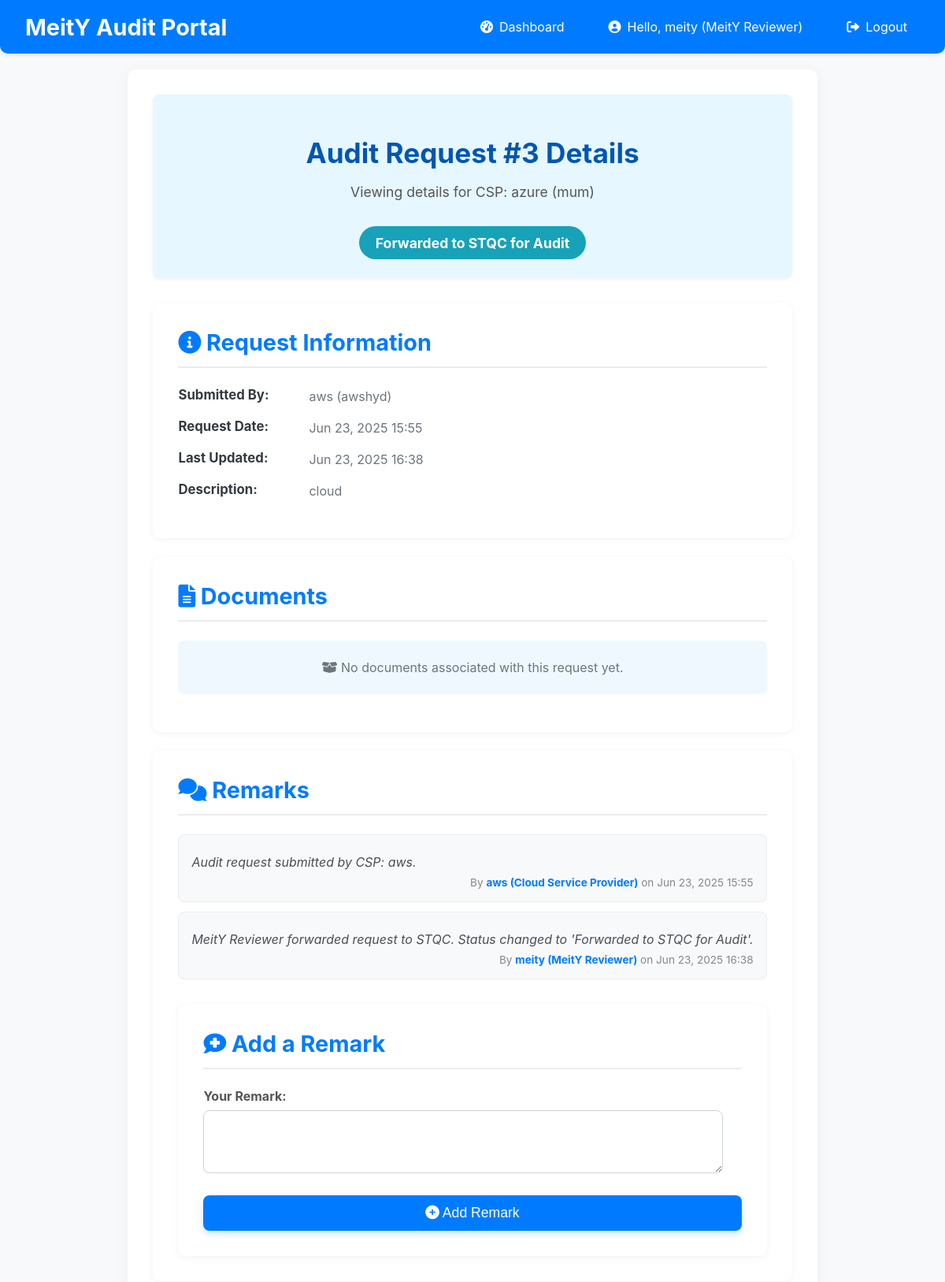
The app's page /audit-requests/3/ (signed in, upper part), older data.
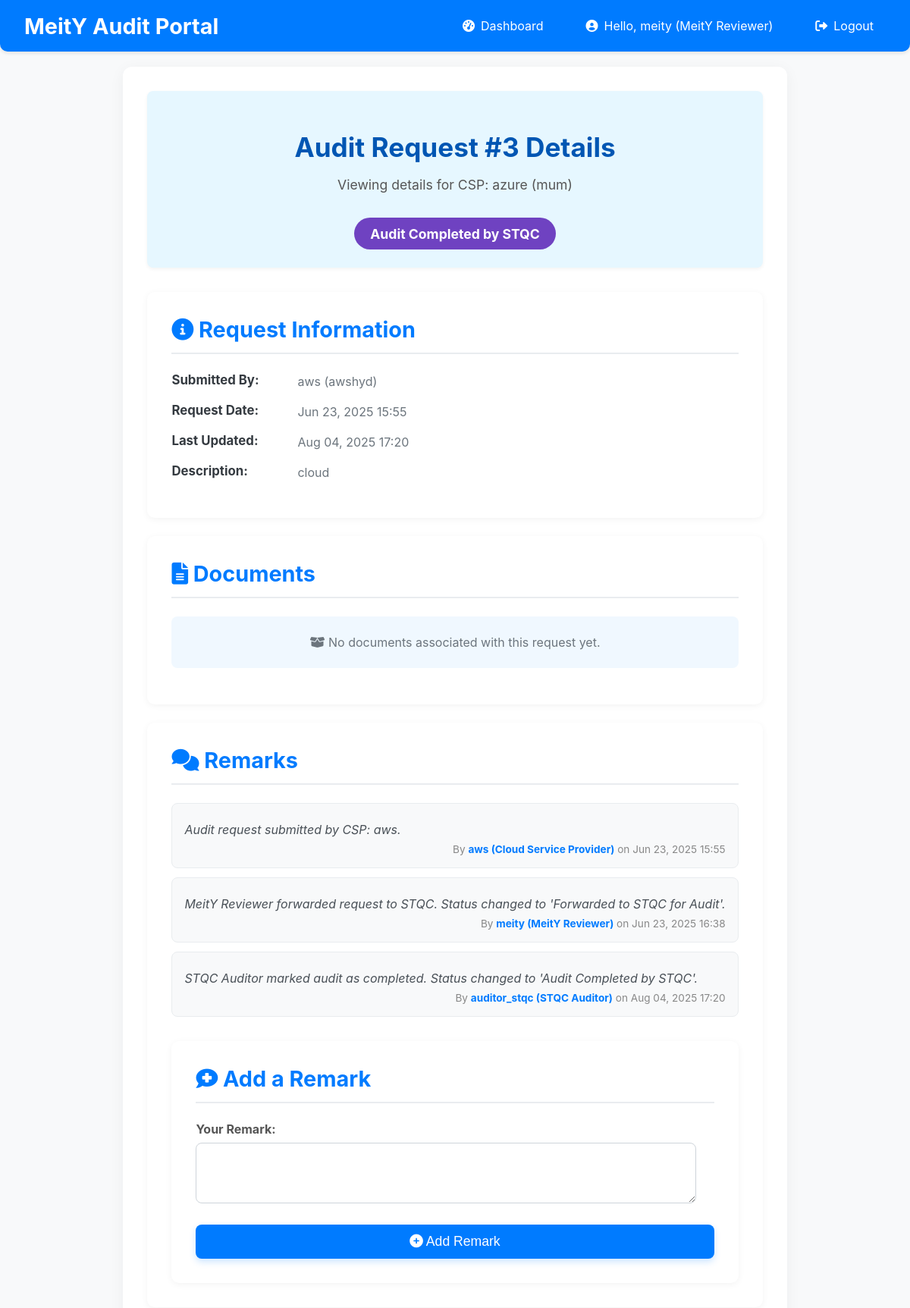
The same page, newer data.
### audit_management/models.py (models this page shows, shortened)
class AuditRequest(models.Model):
    STATUS_CHOICES = (
        ('Submitted_by_CSP', 'Submitted by CSP'), # Initial state
        ('Forwarded_to_STQC', 'Forwarded to STQC for Audit'), # After MeitY Reviewer forwards
        ('Audit_Completed_by_STQC', 'Audit Completed by STQC'), # After STQC Auditor completes
        ('Approved_by_ScientistF', 'Approved by Scientist F'), # Final approval
        ('Rejected_by_ScientistF', 'Rejected by Scientist F'), # Final rejection
    )
    csp = models.ForeignKey(settings.AUTH_USER_MODEL, on_delete=models.CASCADE,
                            limit_choices_to={'role': 'CSP'}, related_name='audit_requests')
    service_provider_name = models.CharField(max_length=255, help_text="Name of the Cloud Service Provider")
    data_center_location = models.CharField(max_length=255)
    request_date = models.DateTimeField(auto_now_add=True)
    status = models.CharField(max_length=50, choices=STATUS_CHOICES, default='Submitted_by_CSP')
    description = models.TextField(blank=True, null=True)
    last_updated = models.DateTimeField(auto_now=True)
    certificate_of_empanelment = models.FileField(
        upload_to='certificates/',
        null=True,
        blank=True
    )
    class Meta:
        ordering = ['-request_date'] # Order by most recent requests first

class Remark(models.Model):
    audit_request = models.ForeignKey(AuditRequest, on_delete=models.CASCADE, related_name='remarks')
    author = models.ForeignKey(settings.AUTH_USER_MODEL, on_delete=models.CASCADE)
    comment = models.TextField()
    timestamp = models.DateTimeField(auto_now_add=True)
    class Meta:
        ordering = ['timestamp']

### users/models.py (models this page shows, shortened)
class CustomUser(AbstractUser):
    ROLE_CHOICES = (
        ('CSP', 'Cloud Service Provider'),
        ('MeitY_Reviewer', 'MeitY Reviewer'),
        ('STQC_Auditor', 'STQC Auditor'),
        ('Scientist_F', 'Scientist F (Governing Authority)'),
    )
    role = models.CharField(max_length=50, choices=ROLE_CHOICES, default='CSP')
    organization = models.CharField(max_length=255, blank=True, null=True) # E.g., AWS, Azure, MeitY, STQC
    @property
    def is_csp(self):
        return self.role == 'CSP'
    @property
    def is_meity_reviewer(self):
        return self.role == 'MeitY_Reviewer'
    @property
    def is_stqc_auditor(self):
        return self.role == 'STQC_Auditor'
    @property
    def is_scientist_f(self):
        return self.role == 'Scientist_F'

### audit_management/views.py (the view, shortened to what this page needs)
# urls.py: path('audit-requests/<int:pk>/', views.audit_request_detail, name='audit_request_detail'),
@login_required
def audit_request_detail(request, pk):
    audit_request = get_object_or_404(AuditRequest, pk=pk)
    remark_form = RemarkForm()
    document_form = DocumentUploadForm()
    status_form = None # Will be initialized conditionally
    status_form_title = ""
    status_submit_button_text = "Update Status"
    audit_request = get_object_or_404(AuditRequest, pk=pk)
    documents = audit_request.documents.all()
    remarks = audit_request.remarks.all()
    if request.user.is_meity_reviewer and audit_request.status == 'Submitted_by_CSP':
        status_form = AuditRequestStatusUpdateForm(instance=audit_request, user=request.user, current_status=audit_request.status)
        status_form_title = "Action: Forward to STQC for Audit"
        status_submit_button_text = "Forward to STQC"
    elif request.user.is_stqc_auditor and audit_request.status == 'Forwarded_to_STQC':
        status_form = AuditRequestStatusUpdateForm(instance=audit_request, user=request.user, current_status=audit_request.status)
        status_form_title = "Action: Mark Audit as Completed"
        status_submit_button_text = "Mark Audit Completed"
    elif request.user.is_scientist_f and audit_request.status == 'Audit_Completed_by_STQC':
        status_form = AuditRequestStatusUpdateForm(instance=audit_request, user=request.user, current_status=audit_request.status)
        status_form_title = "Action: Finalize Audit Decision"
        status_submit_button_text = "Finalize Decision"
    context = {
        'audit_request': audit_request,
        'documents': documents,
        'remarks': remarks,
        'remark_form': remark_form,
        'document_form': document_form,
        'status_form': status_form, # This will be None if no form applies
        'status_form_title': status_form_title,
        'status_submit_button_text': status_submit_button_text,
    }
    return render(request, 'audit_management/audit_request_detail.html', context)

### audit_management/forms.py
class RemarkForm(forms.ModelForm):
    class Meta:
        model = Remark
        fields = ['comment']
        widgets = {
            'comment': forms.Textarea(attrs={'rows': 3}),
        }
        labels = {
            'comment': 'Your Remark',
        }

class DocumentUploadForm(forms.ModelForm):
    class Meta:
        model = Document
        fields = ['document_type', 'file', 'description']
        widgets = {
            'description': forms.Textarea(attrs={'rows': 3}),
        }
        labels = {
            'document_type': 'Type of Document',
            'file': 'Select File',
            'description': 'Brief description of the document (Optional)',
        }
        help_texts = {
            'file': 'Supported formats: PDF, JPG, PNG.',
        }

### templates/audit_management/audit_request_detail.html (shortened to what this page needs)
{% extends 'base.html' %}
{% block content %}
<div class="detail-header">
    <h2>Audit Request #{{ audit_request.id }} Details</h2>
    <p>Viewing details for CSP: {{ audit_request.service_provider_name }} ({{ audit_request.data_center_location }})</p>
    <span class="status-badge status-{{ audit_request.status }}">{{ audit_request.get_status_display }}</span>
</div>
<div class="info-section">
    <h3><i class="fas fa-info-circle"></i> Request Information</h3>
    <div class="info-item">
        <strong>Submitted By:</strong> <span>{{ audit_request.csp.username }} ({{ audit_request.csp.organization }})</span>
    </div>
    <div class="info-item">
        <strong>Request Date:</strong> <span>{{ audit_request.request_date|date:"M d, Y H:i" }}</span>
    </div>
    <div class="info-item">
        <strong>Last Updated:</strong> <span>{{ audit_request.last_updated|date:"M d, Y H:i" }}</span>
    </div>
    <div class="info-item">
        <strong>Description:</strong> <p>{{ audit_request.description|default:"No description provided." }}</p>
    </div>
</div>
<div class="info-section">
    <h3><i class="fas fa-file-alt"></i> Documents</h3>
    {% if documents %}
        <ul class="document-list">
            {% for doc in documents %}
                <li>
                    <strong>{{ doc.get_document_type_display }}:</strong> {{ doc.description|default:"No description" }}
                    <br><span>Uploaded by {{ doc.uploaded_by.username }} on {{ doc.upload_date|date:"M d, Y H:i" }}</span>
                    <div class="document-actions">
                        <a href="{{ doc.file.url }}" target="_blank"><i class="fas fa-eye"></i> View Document</a>
                        {% if user == doc.uploaded_by %}
                            <form action="{% url 'delete_document' pk=doc.pk %}" method="post" onsubmit="return confirm('Are you sure you want to delete this document?');">
                                {% csrf_token %}
                                <button type="submit" class="delete-button"><i class="fas fa-trash-alt"></i> Delete</button>
                            </form>
                        {% endif %}
                    </div>
                </li>
            {% endfor %}
        </ul>
    {% else %}
        <p class="no-items"><i class="fas fa-box-open"></i> No documents associated with this request yet.</p>
    {% endif %}
</div>
<div class="info-section">
    <h3><i class="fas fa-comments"></i> Remarks</h3>
    {% if remarks %}
        <ul class="remark-list">
            {% for remark in remarks %}
                <li>
                    <p>{{ remark.comment }}</p>
                    <div class="remark-meta">By <strong>{{ remark.author.username }} ({{ remark.author.get_role_display }})</strong> on {{ remark.timestamp|date:"M d, Y H:i" }}</div>
                </li>
            {% endfor %}
        </ul>
    {% else %}
        <p class="no-items"><i class="fas fa-comment-dots"></i> No remarks added for this request yet.</p>
    {% endif %}
    {% if remark_form %}
        {% if user.is_meity_reviewer or user.is_stqc_auditor or user.is_scientist_f %}
            <div class="form-section">
                <h3><i class="fas fa-comment-medical"></i> Add a Remark</h3>
                <form method="post" action="{% url 'audit_request_detail' pk=audit_request.pk %}" class="styled-form">
                    {% for field in remark_form %}
                        <div class="form-group">
                            <label for="{{ field.id_for_label }}">{{ field.label }}:</label>
                            {{ field }}
                        </div>
                    {% endfor %}
                    <button type="submit" name="add_remark" class="btn-primary"><i class="fas fa-plus-circle"></i> Add Remark</button>
                </form>
            </div>
        {% endif %}
    {% endif %}
</div>
{%endblock%}

Row changes from the older to the newer data that the page shows:
changed AuditRequest "azure": status "Forwarded to STQC for Audit" → "Audit Completed by STQC"; last_updated "Jun 23, 2025 16:38" → "Aug 04, 2025 17:20"
added Remark: comment "STQC Auditor marked audit as completed. Status changed to 'Audit Completed by STQC'.", author.username "auditor_stqc", author.role "STQC Auditor", timestamp "Aug 04, 2025 17:20"
